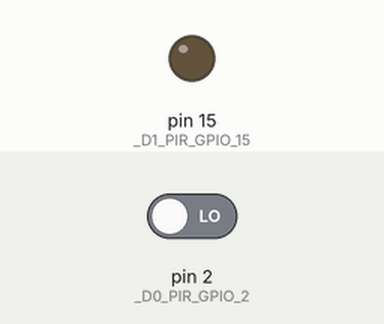
Bench run of a sketch on a simulated Arduino Uno, built with avr-gcc and run on an emulated ATmega328P. Parts: output pins drawn as LEDs (lit = HIGH). Inputs (shaded band) come from the test bench; at power-on: pin 2 (_D0_PIR_GPIO_2) LOW.

Above: at 1.8 s.
1.9 s: pin 2 (_D0_PIR_GPIO_2) driven HIGH
At 2.7 s:
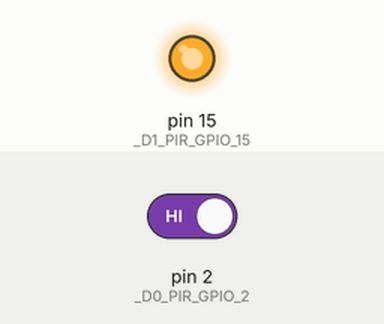
3.5 s: pin 2 (_D0_PIR_GPIO_2) driven LOW
At 3.8 s:
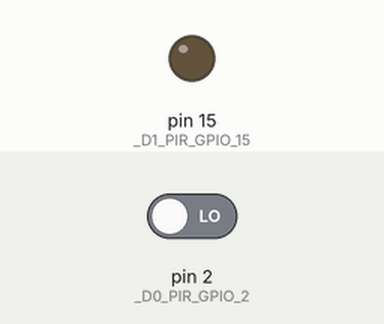
Timing chart, 0 to 6.5 s (numbered marks = the images above; inputs shaded):
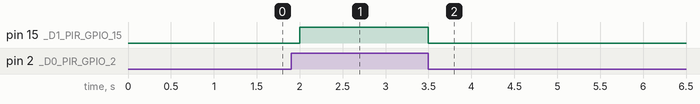

The sketch:

Pratice3_PIR_Sensor.ino
```cpp
#define _D0_PIR_GPIO_2 2
#define _D1_PIR_GPIO_15 15

void setup(){
  pinMode(_D0_PIR_GPIO_2, INPUT);
  pinMode(_D1_PIR_GPIO_15, OUTPUT);
}


void loop(){
  int motionState = digitalRead(_D0_PIR_GPIO_2);
  if(motionState == HIGH){
    digitalWrite(_D1_PIR_GPIO_15, HIGH);
    delay(500);
  }
  else{
    digitalWrite(_D1_PIR_GPIO_15, LOW);
    delay(500);
  }
}
```

Measured:
- after the input at 1.9 s, pin 15 (_D1_PIR_GPIO_15): LOW → HIGH after 0.10 s
- after the input at 3.5 s, pin 15 (_D1_PIR_GPIO_15): HIGH → LOW at once
